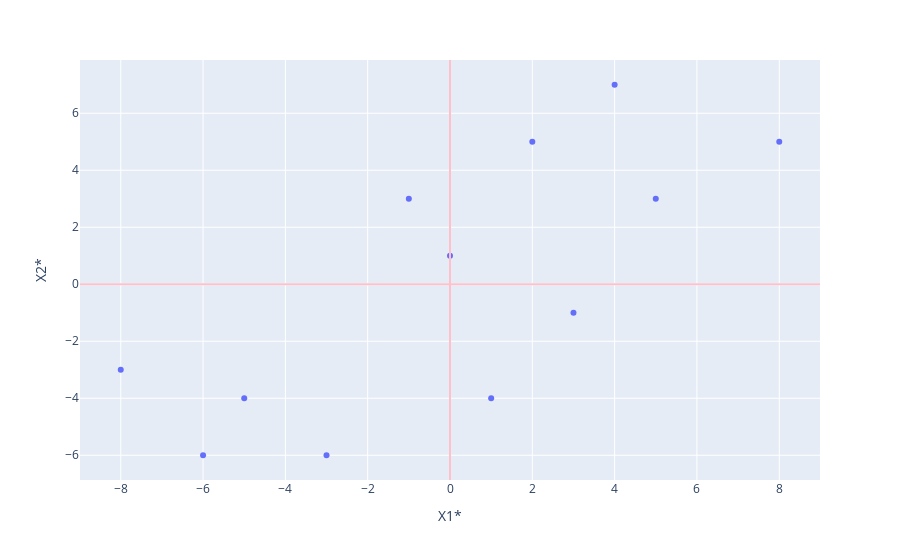

This figure's notebook cell:
### Code cell
## Un plot de los registros corregidos por la media
fig = px.scatter(data_frame=example, x="X1*",y="X2*", hover_name= example.index +1, title="")
fig.add_hline(y=0, line_color="pink")
fig.add_vline(x=0, line_color="pink")
fig.show()

### Figure 1 — Plotly figure (JSON) as saved in the notebook; plotly's stock layout.template omitted (floating-point values rounded to 4 significant figures)
{"data": [{"hovertemplate": "<b>%{hovertext}</b><br><br>X1*=%{x}<br>X2*=%{y}<extra></extra>", "hovertext": [1, 2, 3, 4, 5, 6, 7, 8, 9, 10, 11, 12], "legendgroup": "", "marker": {"color": "#636efa", "symbol": "circle"}, "mode": "markers", "name": "", "orientation": "v", "showlegend": false, "type": "scatter", "x": [8, 4, 5, 3, 2, 1, 0, -1, -3, -5, -6, -8], "xaxis": "x", "y": [5, 7, 3, -1, 5, -4, 1, 3, -6, -4, -6, -3], "yaxis": "y"}], "layout": {"legend": {"tracegroupgap": 0}, "margin": {"t": 60}, "shapes": [{"line": {"color": "pink"}, "type": "line", "x0": 0, "x1": 1, "xref": "x domain", "y0": 0, "y1": 0, "yref": "y"}, {"line": {"color": "pink"}, "type": "line", "x0": 0, "x1": 0, "xref": "x", "y0": 0, "y1": 1, "yref": "y domain"}], "xaxis": {"anchor": "y", "domain": [0, 1], "title": {"text": "X1*"}}, "yaxis": {"anchor": "x", "domain": [0, 1], "title": {"text": "X2*"}}}}
